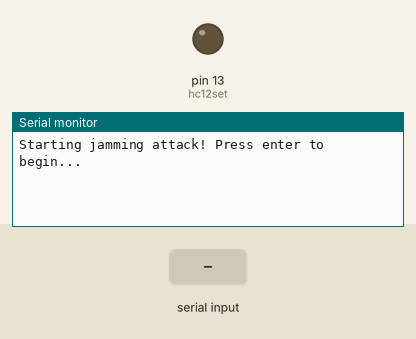
Bench run of a sketch on a simulated Arduino Uno, built with avr-gcc and run on an emulated ATmega328P. Shown: output pins drawn as LEDs (lit = HIGH), the last lines printed to the serial monitor. The inputs (shaded band) are chosen by the test bench. Random numbers use the default seed unless the sketch sets one; the modem accepts every AT command (registered, SIM ready, sends succeed) and sends nothing else.

Above: at 0.8 s.
0.9 s: "1" received over Serial
At 0.91 s:
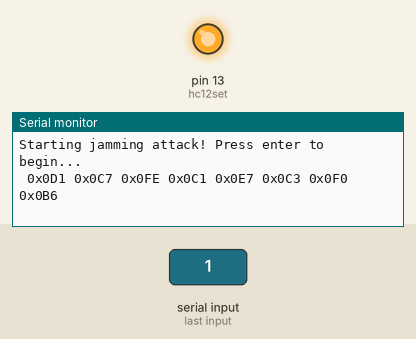
At 1.28 s:
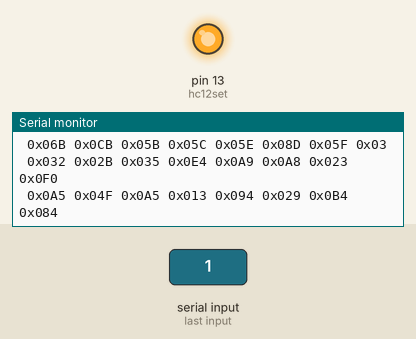

The sketch:

Capstone_attk.ino
```cpp
//Simulates a jamming attack by spamming the frequency with noise
#include <SoftwareSerial.h>
unsigned char hc12tx=6;
unsigned char hc12rx=5;
unsigned char hc12set=13;
unsigned long counter=0;
unsigned char r;  //Holds the random byte to send
char buff[63];

SoftwareSerial HC12(hc12tx, hc12rx);

void setup(){
	randomSeed(analogRead(0));
	pinMode(hc12set, OUTPUT);
	HC12.begin(9600);
	Serial.begin(9600);
	Serial.println("Starting jamming attack! Press enter to begin...");
	while(Serial.available()==0);
	digitalWrite(hc12set, HIGH);
}//setup()

void loop(){
	r=random(255);
	// r=0xff;
	HC12.write(r);
	counter++;
	if(r<0xff){
		Serial.print(" 0x0");
	}//if()
	else{
		Serial.print(" 0x");
	}//else
	Serial.print(r, HEX);
	if(counter%8==0){
		Serial.println();
	}//if()
}//loop()
```

Measured:
- after the input at 0.9 s, the serial monitor: prints a new line at once (image 1)
